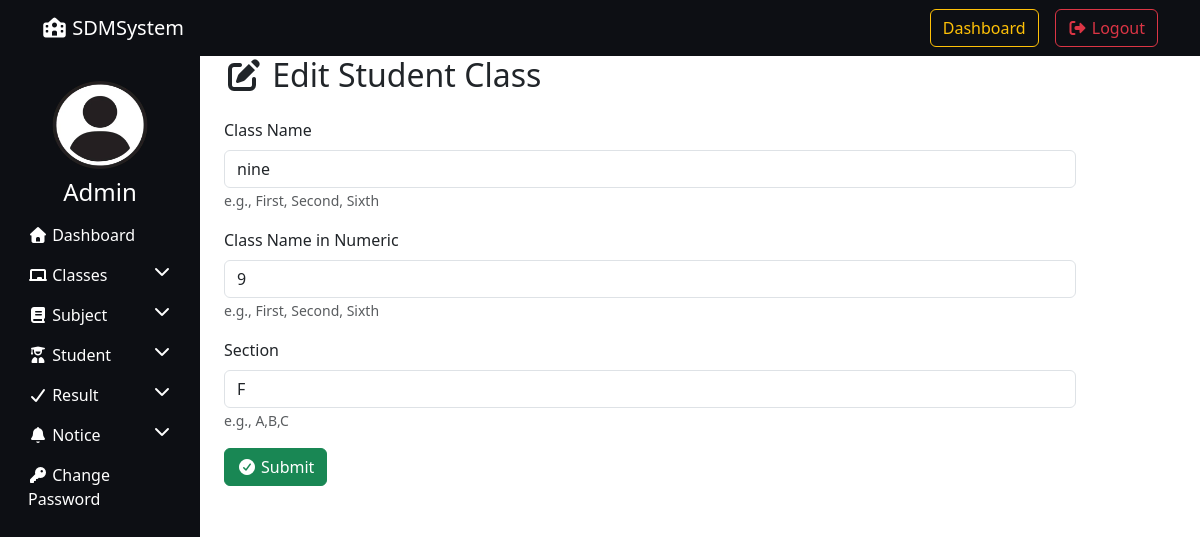
The page /edit_class/5/ (signed in) on the database its author committed.
### resultapp/models.py (models this page shows, shortened)
class Class(models.Model):
    class_name = models.CharField(max_length=50)
    class_numeric = models.IntegerField()
    section = models.CharField(max_length=20)
    creation_date = models.DateTimeField(auto_now_add=True)
    updation_date = models.DateTimeField(auto_now=True)

### resultapp/views.py (the view, shortened to what this page needs)
# urls.py: path('edit_class/<int:class_id>/', edit_class, name='edit_class'),
@login_required
def edit_class(request,class_id):
        class_obj = get_object_or_404(Class, id=class_id)
        return render(request,"edit_class.html",locals())

### resultapp/templates/edit_class.html (shortened to what this page needs)
 {% extends "admin_base.html" %}
{% load static %}
   {%block content%}
   <div class="container">
    <h2 class="mb-4">
        <i class="fas fa-edit"></i> Edit Student Class
    </h2>
   <form method="post">
    <div class="mb-3">
        <label for="classname" class="form-label">Class Name</label>
        <input type="text" class="form-control" id="classname" name="classname" required placeholder="frist,Secound,sixth" value="{{class_obj.class_name}}">
        <small class="text-muted">e.g., First, Second, Sixth</small>
    </div>
     <div class="mb-3">
    <label for="classnamenumeric" class="form-label">Class Name in Numeric</label>
    <input type="text" class="form-control" id="classnamenumeric" name="classnamenumeric" value="{{class_obj.class_numeric}}">
    <small class="text-muted">e.g., First, Second, Sixth</small>
</div>
<div class="mb-3">
    <label for="section" class="form-label">Section</label>
    <input type="text" class="form-control" id="section" name="section" value="{{class_obj.section}}">
    <small class="text-muted">e.g., A,B,C</small>
</div>
<button type="submit" class="btn btn-success">
    <i class="fas fa-check-circle me-1"></i>Submit
</button>
</form>
   </div>
    {%endblock %}

### rows shown on the page
Class: classname "nine", classnamenumeric "9", section "F"
